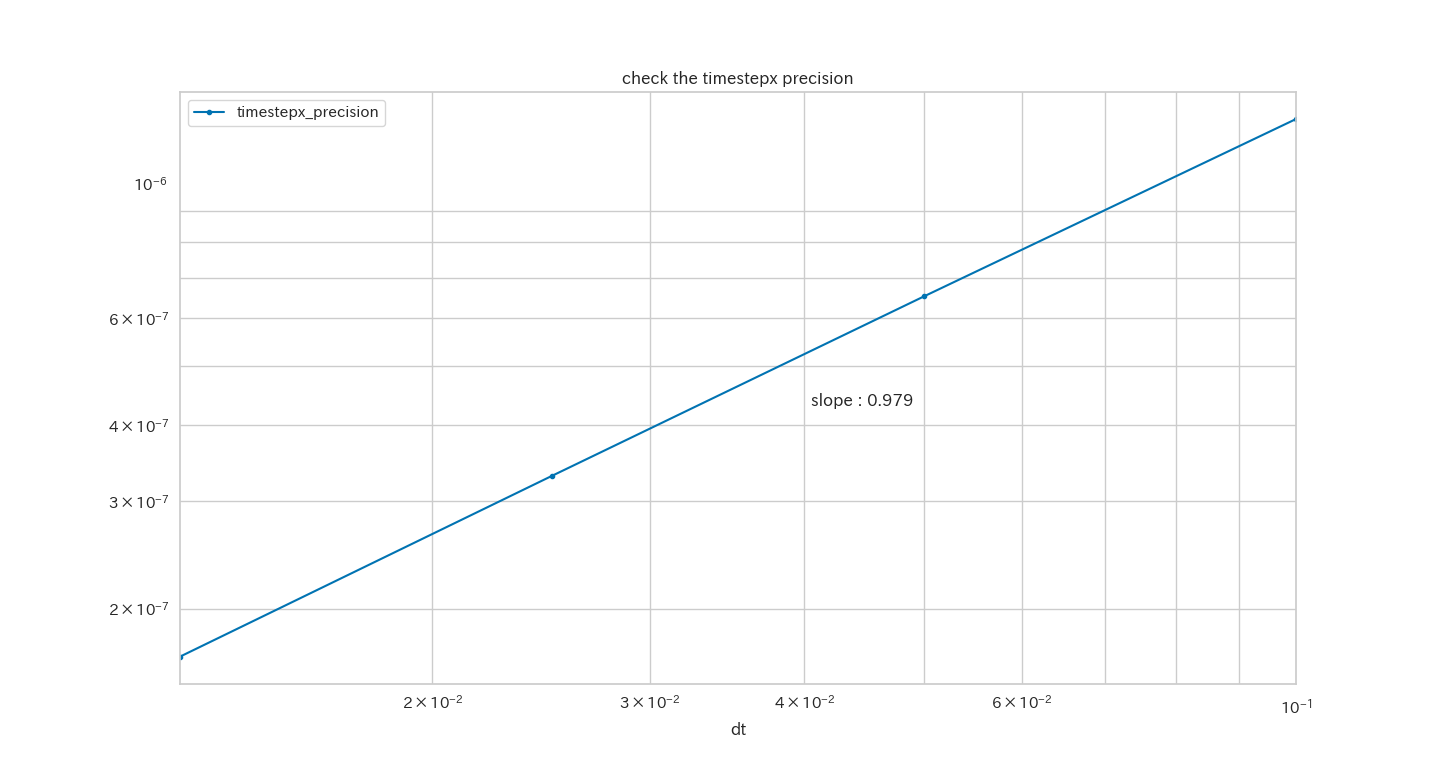

Reproduce this figure in Python.
import matplotlib.pyplot as plt
import seaborn as sns
from matplotlib import cm
from ipywidgets import interact, FloatSlider
import numpy as np
import matplotlib as mpl
from mpl_toolkits.mplot3d import Axes3D
#スタイルの設定
sns.set(font="TakaoPGothic", palette="colorblind", style="whitegrid")
#datファイルからデータを読み取る
axisx, axisy = np.loadtxt("./chk_timestepx_precision.dat", comments='!', unpack=True)
#x, yの値の設定
x = axisx
y = axisy
log_x = [np.log(i) for i in x]
log_y = [np.log(i) for i in y]
#回帰直線
a, b = np.polyfit(log_x, log_y, 1)
print('a is :', a)
print('b is :', b)
# 1. Figureのインスタンスを生成
fig = plt.figure()
# 2. Axesのインスタンスを生成
ax = fig.add_subplot(111)
# 3. データを渡してプロット
line1, = ax.plot(x, y, label = 'timestepx_precision', marker='.')
# 4. グラフタイトル, ラベル付け等
ax.set_xlim(0.0125, 0.1)
ax.set_xscale("log")
ax.set_yscale("log")
ax.set_xlabel("dt")
ax.text(0.0405, 0.00000043, 'slope : 0.979')
ax.set_title("check the timestepx precision")
ax.legend()
# 5. グラフを描画
plt.grid(which="both")
plt.show()
